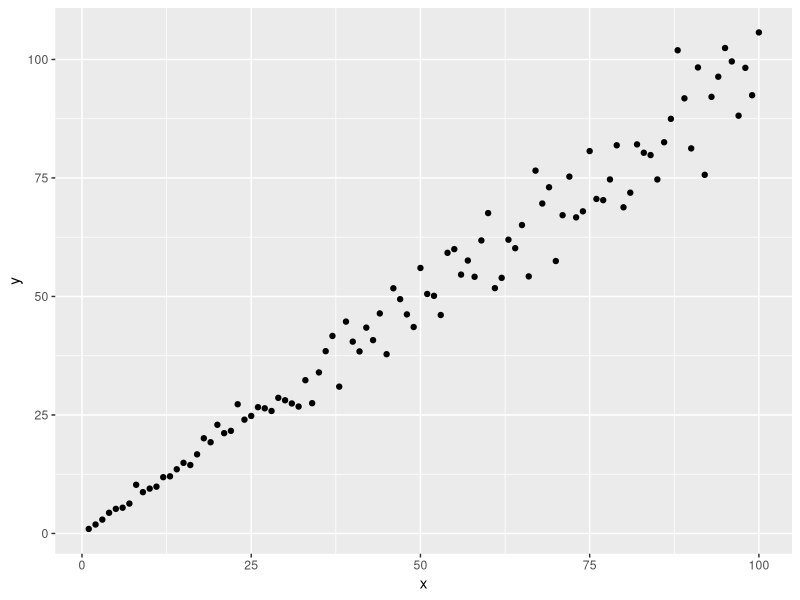
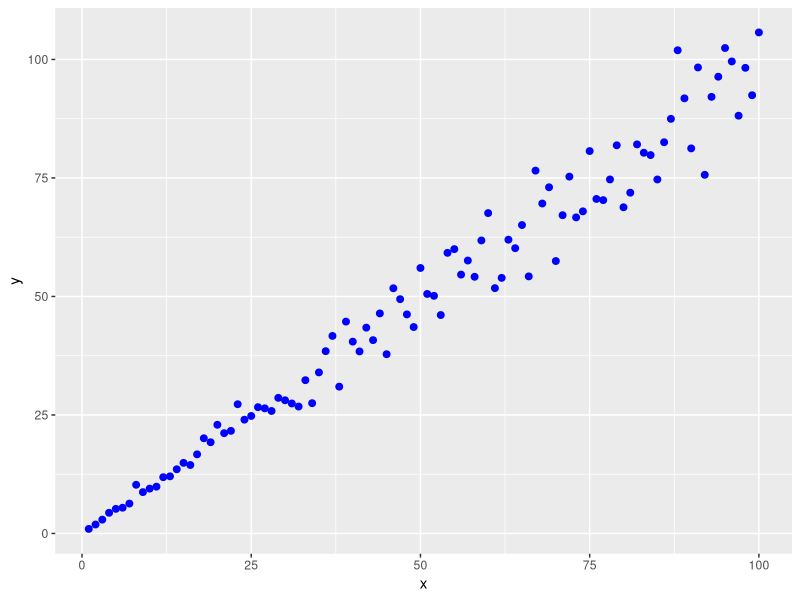
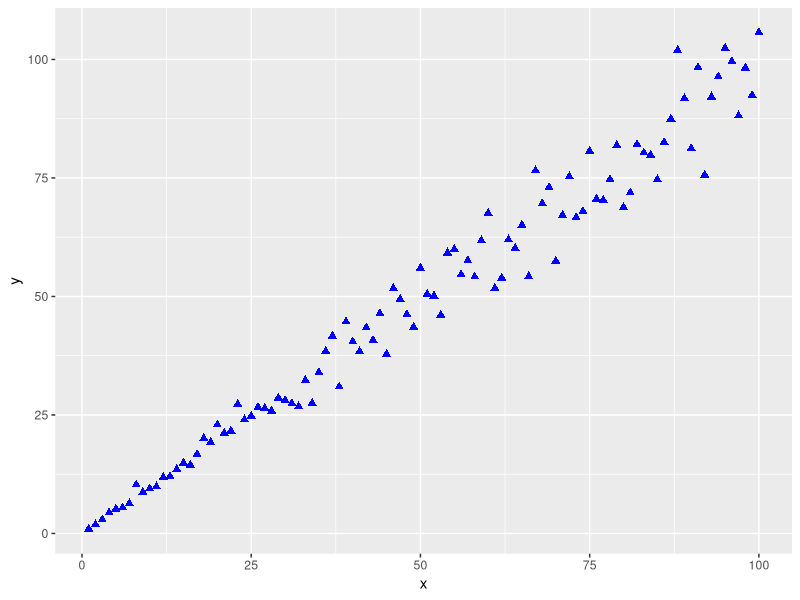
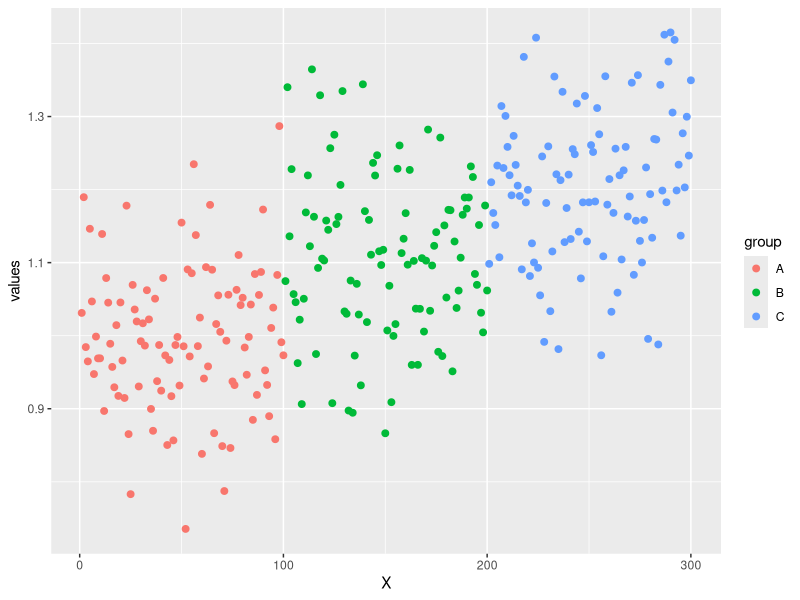
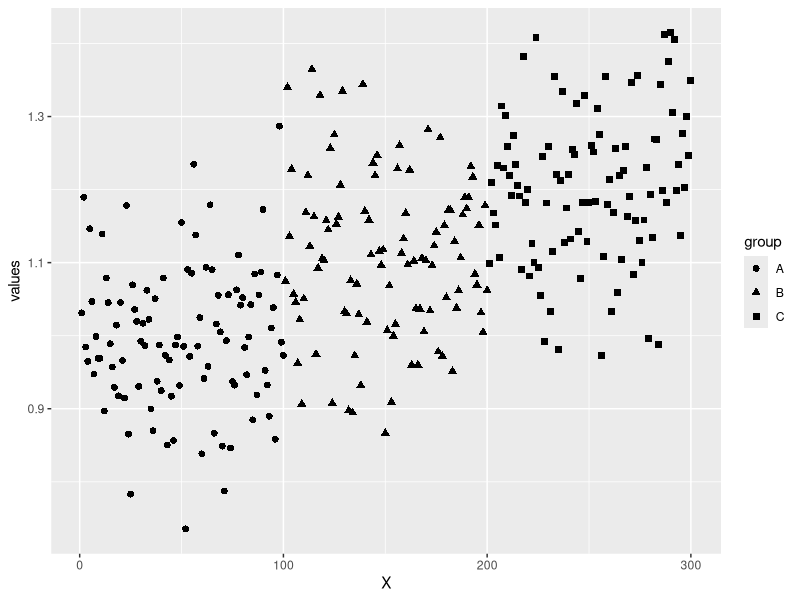

Reproduce these figures in R, in order.
## ---- chunk 1
knitr::opts_chunk$set(echo = TRUE, fig.align='center')

# title: Creating a scatter plot
# author: jonathan
# revised: 18/3/2020 

WEB <- c("https://bioceed.uib.no/dropfolder/bioSTATS/Rmd/Visualizing/Simple/scatter-plot.html")
GIT <- c("https://github.com/jonathansoule/biostats/blob/master/Visualizing/Simple/scatter-plot.Rmd")
library(ggplot2)
# variable 1
x <- 1:100
# variable 2
y <- x*(rnorm(100, mean=1, sd=.1))
# ID
X <- rep(1:300)
# sample data
group <- rep(c("A","B","C"), each = 100)
values <- c((rnorm(100, mean=1, sd=.1)), (rnorm(100, mean=1.1, sd=.1)), (rnorm(100, mean=1.2, sd=.1)))
## ---- chunk 2
# dataframe
df <- data.frame(x,y)
str(df)
## ---- chunk 3
ggplot(df, aes(x,y)) +
    geom_point()
## ---- chunk 4
ggplot(df, aes(x,y)) +
    geom_point(size=2, color="blue")
## ---- chunk 5
ggplot(df, aes(x,y)) +
  geom_point(size=2, colour="blue", shape=17)
## ---- chunk 6
# dataframe
df2 <- data.frame(X, group, values)
str(df2)
## ---- chunk 7
ggplot(df2, aes(x = X, y = values)) + 
  geom_point(aes(color = group), size = 2)
## ---- chunk 8
ggplot(df2, aes(x = X, y = values)) + 
  geom_point(aes(shape = group), size = 2)
